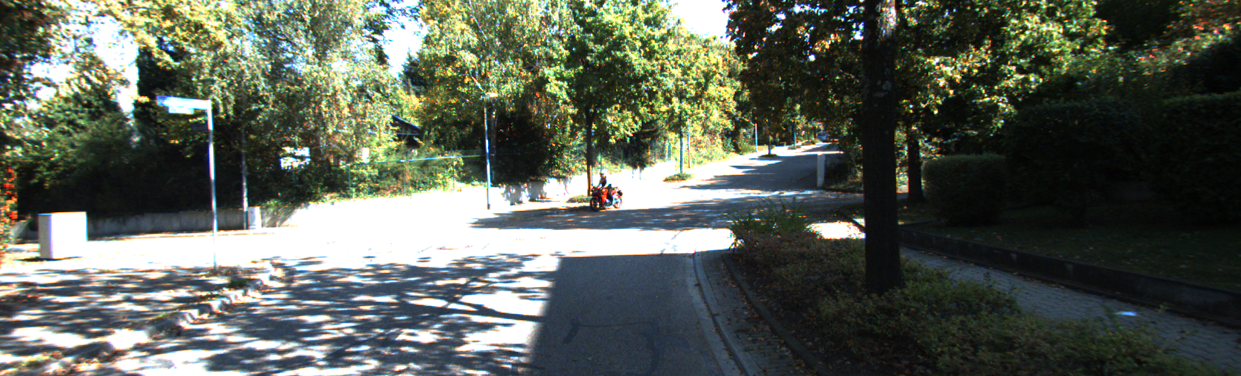
#> input picture data/image_02/data/0000000885.png, 1241 x 376 px; its folder holds only this picture in this run
$ jupyter execute --allow-errors 3_visual_odometry_and_EKF.ipynb
#> lines starting #> are read from the running program, lines starting #| are printed output that depends on the picture
## (Stereo) Visual Odometry

[cell 1]
import numpy as np
import pandas as pd
import datetime
import matplotlib.pyplot as plt
import cv2

### Dataset Handling
Let's make a dataset handling object to make our data more accessible as we complete our task.

[cell 2]
class Dataset_Handler():
    def __init__(self, lidar=False, progress_bar=True):
#> called with lidar = False, progress_bar = True
        import pandas as pd
        import os
        import cv2

        self.left_image_files = os.listdir('./data/image_02/data')
        self.right_image_files = os.listdir('./data/image_03/data')
        self.left_image_files.sort()
        self.right_image_files.sort()

        self.num_frames = len(self.left_image_files)

        self.reset_frames()
            # Store original frame to memory for testing functions
        self.first_image_left = cv2.imread('./data/image_02/data/'
                                               + self.left_image_files[0], 0)
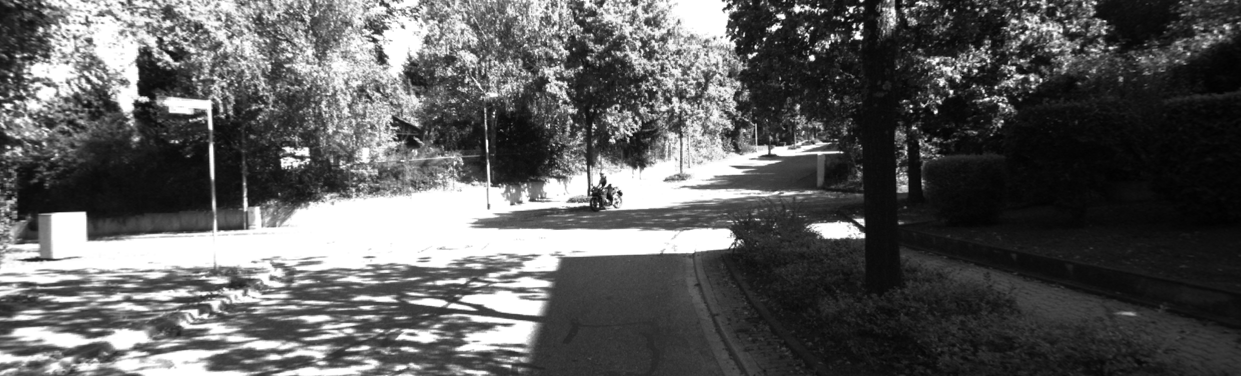
#> self.first_image_left: shape (376, 1241); min 1, max 255, mean 93.2

        self.first_image_right = cv2.imread('./data/image_03/data/'
                                               + self.right_image_files[0], 0)
        self.second_image_left = cv2.imread('./data/image_02/data/'
                                               + self.left_image_files[1], 0)
        self.imheight = self.first_image_left.shape[0]
        self.imwidth = self.first_image_left.shape[1]


    def reset_frames(self):
        # Resets all generators to the first frame of the sequence
        self.images_left = (cv2.imread('./data/image_02/data/'+ name_left, 0)
                            for name_left in self.left_image_files)
        self.images_right = (cv2.imread('./data/image_03/data/' + name_right, 0)
                            for name_right in self.right_image_files)

#### disparity map and depth map
Unlike the simulation dataset we used in the tutorial, this time we are going to use a real driving dataset. Therefore we don't have depth images that you need to use for PnP directly, however, we have stereo images in this dataset, so the depth map can be generated from that.

[cell 3]
# [47 lines left out: function compute_left_disparity_map, not called in this run]

#> (a cell that did not finish here is left out)

[cell 5]
# [90 lines left out: functions decompose_projection_matrix, calc_depth_map, stereo_2_depth, not called in this run]

[cell 6]
P0 = np.array([[7.188560e+02 ,   0.    ,  6.071928e+02,   4.538225e+01],
               [  0.    ,7.188560e+02 , 1.852157e+02,   -1.130887e-01],
               [  0.    ,   0.    ,   1.    ,   3.779761e-03]])
P1 = np.array([[7.188560e+02 ,   0.    ,  6.071928e+02,   -3.372877e+02],
               [  0.    ,7.188560e+02 , 1.852157e+02,   2.369057e+00],
               [  0.    ,   0.    ,   1.    ,   4.915215e-03]])

#> (a cell that did not finish here is left out)

#> (a cell that did not finish here is left out)

### Your task:

[cell 9]
# [15 lines left out: function extract_features, not called in this run]

[cell 10]
# [19 lines left out: function match_features, not called in this run]

[cell 11]
# [13 lines left out: function filter_matches_distance, not called in this run]

[cell 12]
# [17 lines left out: function visualize_matches, not called in this run]

[cell 13]
# [26 lines left out: function estimate_motion, not called in this run]

### check your implementation here

#> (a cell that did not finish here is left out)

[cell 15]
# [38 lines left out: function visual_odometry, not called in this run]

#> (a cell that did not finish here is left out)

#### Load  gps data
Given that GPS have a noise following a normal distribution of 0 mean and 0.5 standard deviation

[cell 17]
gps_data = np.load('data/gps.npy')
#> (reads data/gps.npy from the repository)
gps_data.shape

[cell 18]
fig = plt.figure(figsize=(10,10))

ax = fig.add_subplot(111)
ax.set_aspect('equal')
#> (the rest of this cell did not finish here and is left out)

##### You might need this in following part

#> (a cell that did not finish here is left out)

## Extended Kalman Filter

Now please try to use EKF to fuse the visual odometry from cameras with gps.

For simplicity, set the state vector X = \begin{bmatrix}
 b \\
 x \\
 y
\end{bmatrix}
### Motion Model
\begin{align}
\mathbf{x}_{k} &=
\begin{bmatrix}
1 &0 & 0 \\
0 &1 & 0\\
0 &0 & 1
\end{bmatrix}
\mathbf{x}_{k-1} +
\begin{bmatrix}
1 &0 \\
0 &sin(b)\\
0 &cos(b)
\end{bmatrix}
\left(
\begin{bmatrix}
\theta \\
d
\end{bmatrix}
+ \mathbf{w}_k
\right)
\, , \, \, \, \, \, \mathbf{w}_k = \mathcal{N}\left(\mathbf{0}, \mathbf{Q}\right)
\end{align}

- $\mathbf{x}_k = \left[ b \, x \, y  \right]^T$ is the current bearing and 2d position of the vehicle
- $\theta $ is the change in bearing between frame k-1 and k, data is stored in "relative_angle"
- $d$ is the distance traveled between frame k-1 and k, data is stored in "distance"

The process noise $\mathbf{w}_k$ has a (zero mean) normal distribution with a constant covariance $\mathbf{Q}$.

### Measurement Model

The measurement model from gps $\mathbf{y}_k = \left[x \, y \right]^T$.

\begin{align}
\mathbf{y}_k =
\begin{bmatrix}
0 & 1 & 0 \\
0 & 0 & 1
\end{bmatrix}
x_k
+ \mathbf{n}_k
\, , \, \, \, \, \, \mathbf{n}_k = \mathcal{N}\left(\mathbf{0}, \mathbf{R}\right)
\end{align}

The gps measurement noise $\mathbf{n}_k$ has a (zero mean) normal distribution with a constant covariance $\mathbf{R}$.

[cell 20]
from numpy.linalg import inv
init_x = np.array([0,0,0])
x_check_hist = [init_x]
P_init = np.diag([0, 0, 0])
P_check_hist = [P_init]
th_var = 0.01
d_var = 0.01
Q_km = np.diag([th_var, d_var])
cov_y = np.diag([1, 1])

#> (the rest of this cell did not finish here and is left out)

[cell 21]
fig = plt.figure(figsize=(10,10))

ax = fig.add_subplot(111)
ax.set_aspect('equal')
#> (the rest of this cell did not finish here and is left out)

In a similar vein, now consider a real-life fusion problem for IMU and WIFI localization. Unlike outdoor localization tasks, indoor localization tasks lack reliable GPS results and therefore often use technologies such as bluetooth, WiFi, etc. to aid localization. You are given the Informatics Forum first floor dense IMU odometer results and sparse WiFi positioning results, and use EKF to fuse them. Optionally you can incorporate the uncertainty from the WiFi localization result to the filter.

#> (a cell that did not finish here is left out)

[cell 23]
### your implementation:

Plot your result on the floor plan:

[cell 24]
# [4 lines left out: function meter2pixel, not called in this run]

floorplan = plt.imread("./data/WiFi_IMU/F1.png")
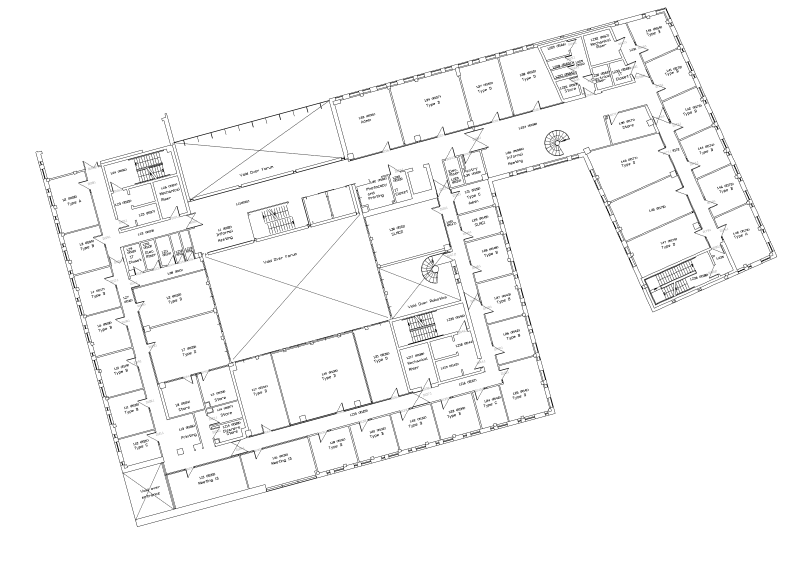
#> input picture data/WiFi_IMU/F1.png, 2384 x 1684 px (shown at 1/3 size)
#> floorplan is the input picture: shape (1684, 2384, 4) float32; mean R, G, B, A 0.97, 0.97, 0.97, 1
#> (the rest of this cell did not finish here and is left out)
